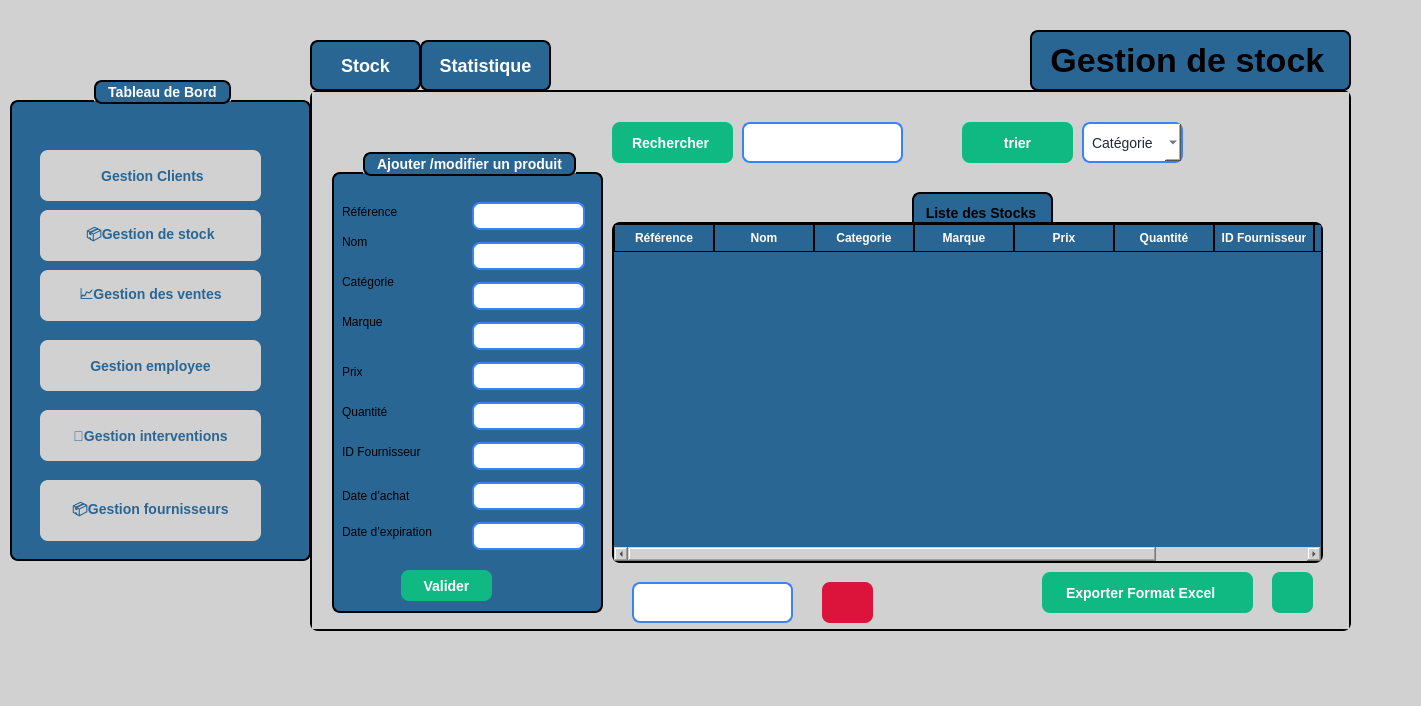
<?xml version="1.0" encoding="UTF-8"?>
<ui version="4.0">
 <class>MainWindow</class>
 <widget class="QMainWindow" name="MainWindow">
  <property name="geometry">
   <rect>
    <x>0</x>
    <y>0</y>
    <width>1421</width>
    <height>706</height>
   </rect>
  </property>
  <property name="windowTitle">
   <string>MainWindow</string>
  </property>
  <property name="styleSheet">
   <string notr="true">background-color: rgb(209, 209, 209);</string>
  </property>
  <widget class="QWidget" name="centralwidget">
   <widget class="QStackedWidget" name="stackedWidget">
    <property name="geometry">
     <rect>
      <x>310</x>
      <y>90</y>
      <width>1041</width>
      <height>541</height>
     </rect>
    </property>
    <property name="styleSheet">
     <string notr="true">/* ---- Style du QStackedWidget ---- */
QStackedWidget {
    background-color: rgb(209, 209, 209); /* couleur gris clair */
    border: 2px solid black;
    border-radius: 8px;
}

/* ---- Style des deux pages ---- */
QWidget#page_1 {
    background-color: rgb(209, 209, 209); /* même gris clair */
    color: black;
    font-size: 18px;
}

QWidget#page_2 {
    background-color: rgb(209, 209, 209); /* même gris clair */
    color: black;
    font-size: 18px;
}

/* ---- Style des boutons ---- */
QPushButton {
    border: 2px solid black;
    border-radius: 8px;
    font-weight: bold;
    font-size: 18px;
    background-color: rgb(41, 102, 148); /* bleu normal */
    color: white;
    padding: 8px 16px;
}

/* Quand la souris passe dessus */
QPushButton:hover {
    background-color: rgb(61, 122, 168); /* bleu plus clair */
}

/* Quand on clique dessus */
QPushButton:pressed {
    background-color: rgb(81, 142, 188); /* encore plus clair */
}

/* Bouton actif (ex. page 1 active) */
QPushButton[active=&quot;true&quot;] {
    background-color: #10b981; /* vert */
    color: white;
}</string>
    </property>
    <property name="currentIndex">
     <number>0</number>
    </property>
    <widget class="QWidget" name="page">
     <widget class="QComboBox" name="comboBox">
      <property name="geometry">
       <rect>
        <x>770</x>
        <y>30</y>
        <width>101</width>
        <height>41</height>
       </rect>
      </property>
      <property name="styleSheet">
       <string notr="true">QComboBox {
    background-color: rgb(255, 255, 255);   /* white background */
    color: #1f2937;                         /* selected text color */
    border: 2px solid #3b82f6;              /* blue border */
    border-radius: 8px;
    font-size: 14px;
    padding: 4px 8px;
}

/* Dropdown list styling */
QComboBox QAbstractItemView {
    background-color: rgb(255, 255, 255);
    color: #1f2937;
    selection-background-color: #3b82f6;
    selection-color: white;
}

/* Make the arrow black */
QComboBox::down-arrow {
    width: 12px;
    height: 12px;
    image: none; 
                      /* remove default image */
	background-color: rgb(0, 170, 255);
    border-left: 6px solid transparent;
    border-right: 6px solid transparent;
    border-top: 6px solid black;       /* black arrow */
}</string>
      </property>
      <item>
       <property name="text">
        <string>Catégorie</string>
       </property>
      </item>
      <item>
       <property name="text">
        <string>prix</string>
       </property>
      </item>
      <item>
       <property name="text">
        <string>date d'achat</string>
       </property>
      </item>
     </widget>
     <widget class="QPushButton" name="pushButton_5">
      <property name="geometry">
       <rect>
        <x>650</x>
        <y>30</y>
        <width>111</width>
        <height>41</height>
       </rect>
      </property>
      <property name="styleSheet">
       <string notr="true">QPushButton {
    background-color: #10b981;   /* normal state */
    color: white;
    border: none;
    border-radius: 8px;
    padding: 8px 20px;
    font-size: 14px;
    font-weight: bold;
}

QPushButton:hover {
    background-color: #059669;   /* darker on hover */
}</string>
      </property>
      <property name="text">
       <string>trier</string>
      </property>
     </widget>
     <widget class="QLineEdit" name="lineEdit_recherche">
      <property name="geometry">
       <rect>
        <x>430</x>
        <y>30</y>
        <width>161</width>
        <height>41</height>
       </rect>
      </property>
      <property name="styleSheet">
       <string notr="true">QLineEdit {
    /* dark background */
	background-color: rgb(255, 255, 255);
    color: #1f2937;              /* typed text color */
    border: 2px solid #3b82f6;   /* blue border */
    border-radius: 8px;

    font-size: 14px;
}

QLineEdit::placeholder {
    color: white;                /* placeholder text color */
}</string>
      </property>
     </widget>
     <widget class="QPushButton" name="pushButton_2">
      <property name="geometry">
       <rect>
        <x>300</x>
        <y>30</y>
        <width>121</width>
        <height>41</height>
       </rect>
      </property>
      <property name="styleSheet">
       <string notr="true">QPushButton {
    background-color: #10b981;   /* normal state */
    color: white;
    border: none;
    border-radius: 8px;
    padding: 8px 20px;
    font-size: 14px;
    font-weight: bold;
}

QPushButton:hover {
    background-color: #059669;   /* darker on hover */
}</string>
      </property>
      <property name="text">
       <string>Rechercher </string>
      </property>
     </widget>
     <widget class="QTableWidget" name="tableWidget">
      <property name="geometry">
       <rect>
        <x>300</x>
        <y>130</y>
        <width>711</width>
        <height>341</height>
       </rect>
      </property>
      <property name="styleSheet">
       <string notr="true">QTableWidget {
    background-color: rgb(41, 102, 148);   /* blue background */
    border: 2px solid black;
    border-radius: 8px;
    font-weight: bold;
    font-size: 14px;
    gridline-color: black;                 /* cell grid lines */
    color: white;                          
    selection-background-color: #10b981;
    selection-color: white;
    outline: 0;
}

QTableWidget::item {
    border: 1px solid black;               /* give each cell a border */
    padding: 4px;
}

QHeaderView::section {
    background-color: rgb(41, 102, 148);
    color: white;
    border: 1px solid black;              /* column header border */
    padding: 4px;
    font-weight: bold;
}
Elyes
combo box
Elyes
QComboBox {
    background-color: rgb(255, 255, 255);   /* white background */
    color: #1f2937;                         /* selected text color */
    border: 2px solid #3b82f6;              /* blue border */
    border-radius: 8px;
    font-size: 14px;
    padding: 4px 8px;
}

/* Dropdown list styling */
QComboBox QAbstractItemView {
    background-color: rgb(255, 255, 255);
    color: #1f2937;
    selection-background-color: #3b82f6;
    selection-color: white;
}

/* Make the arrow black */
QComboBox::down-arrow {
    width: 12px;
    height: 12px;
    image: none; 
                      /* remove default image */
	background-color: rgb(0, 170, 255);
    border-left: 6px solid transparent;
    border-right: 6px solid transparent;
    border-top: 6px solid black;       /* black arrow */
}</string>
      </property>
      <column>
       <property name="text">
        <string>Référence</string>
       </property>
      </column>
      <column>
       <property name="text">
        <string>Nom</string>
       </property>
      </column>
      <column>
       <property name="text">
        <string>Categorie</string>
       </property>
      </column>
      <column>
       <property name="text">
        <string>Marque</string>
       </property>
      </column>
      <column>
       <property name="text">
        <string>Prix</string>
       </property>
      </column>
      <column>
       <property name="text">
        <string>Quantité</string>
       </property>
      </column>
      <column>
       <property name="text">
        <string>ID Fournisseur</string>
       </property>
      </column>
      <column>
       <property name="text">
        <string>New Column</string>
       </property>
      </column>
      <column>
       <property name="text">
        <string>Date d'éxpiration </string>
       </property>
      </column>
     </widget>
     <widget class="QLineEdit" name="lineEdit_supprimer">
      <property name="geometry">
       <rect>
        <x>320</x>
        <y>490</y>
        <width>161</width>
        <height>41</height>
       </rect>
      </property>
      <property name="styleSheet">
       <string notr="true">QLineEdit {
    /* dark background */
	background-color: rgb(255, 255, 255);
    color: #1f2937;              /* typed text color */
    border: 2px solid #3b82f6;   /* blue border */
    border-radius: 8px;

    font-size: 14px;
}

QLineEdit::placeholder {
    color: white;                /* placeholder text color */
}</string>
      </property>
     </widget>
     <widget class="QGroupBox" name="groupBox_2">
      <property name="geometry">
       <rect>
        <x>20</x>
        <y>60</y>
        <width>271</width>
        <height>461</height>
       </rect>
      </property>
      <property name="styleSheet">
       <string notr="true">QGroupBox {
    background-color: rgb(41, 102, 148);   /* blue background */
    border: 2px solid black;               /* black border, 2px wide */
    border-radius: 8px;                    /* rounded corners */
    margin-top: 20px;                      /* space for the title */
    color: white;                          /* title text color */
    font-weight: bold;
    font-size: 14px;
}

QGroupBox::title {
 border: 2px solid black;               /* black border, 2px wide */
    border-radius: 8px;     
background-color: rgb(41, 102, 148);
    subcontrol-origin: margin;
    subcontrol-position: top center;       /* title centered */
    padding: 2px 10px;
}</string>
      </property>
      <property name="title">
       <string>Ajouter /modifier un produit</string>
      </property>
      <widget class="QLabel" name="label_10">
       <property name="geometry">
        <rect>
         <x>10</x>
         <y>250</y>
         <width>91</width>
         <height>20</height>
        </rect>
       </property>
       <property name="styleSheet">
        <string notr="true">background-color: rgb(41, 102, 148);</string>
       </property>
       <property name="text">
        <string>Quantité</string>
       </property>
      </widget>
      <widget class="QLineEdit" name="lineEdit_5">
       <property name="geometry">
        <rect>
         <x>140</x>
         <y>210</y>
         <width>113</width>
         <height>28</height>
        </rect>
       </property>
       <property name="styleSheet">
        <string notr="true">QLineEdit {
    /* dark background */
	background-color: rgb(255, 255, 255);
    color: #1f2937;              /* typed text color */
    border: 2px solid #3b82f6;   /* blue border */
    border-radius: 8px;

    font-size: 14px;
}

QLineEdit::placeholder {
    color: white;                /* placeholder text color */
}</string>
       </property>
      </widget>
      <widget class="QLineEdit" name="lineEdit_6">
       <property name="geometry">
        <rect>
         <x>140</x>
         <y>290</y>
         <width>113</width>
         <height>28</height>
        </rect>
       </property>
       <property name="styleSheet">
        <string notr="true">QLineEdit {
    /* dark background */
	background-color: rgb(255, 255, 255);
    color: #1f2937;              /* typed text color */
    border: 2px solid #3b82f6;   /* blue border */
    border-radius: 8px;

    font-size: 14px;
}

QLineEdit::placeholder {
    color: white;                /* placeholder text color */
}</string>
       </property>
      </widget>
      <widget class="QLineEdit" name="lineEdit_7">
       <property name="geometry">
        <rect>
         <x>140</x>
         <y>330</y>
         <width>113</width>
         <height>28</height>
        </rect>
       </property>
       <property name="styleSheet">
        <string notr="true">QLineEdit {
    /* dark background */
	background-color: rgb(255, 255, 255);
    color: #1f2937;              /* typed text color */
    border: 2px solid #3b82f6;   /* blue border */
    border-radius: 8px;

    font-size: 14px;
}

QLineEdit::placeholder {
    color: white;                /* placeholder text color */
}</string>
       </property>
      </widget>
      <widget class="QLineEdit" name="lineEdit_8">
       <property name="geometry">
        <rect>
         <x>140</x>
         <y>370</y>
         <width>113</width>
         <height>28</height>
        </rect>
       </property>
       <property name="styleSheet">
        <string notr="true">QLineEdit {
    /* dark background */
	background-color: rgb(255, 255, 255);
    color: #1f2937;              /* typed text color */
    border: 2px solid #3b82f6;   /* blue border */
    border-radius: 8px;

    font-size: 14px;
}

QLineEdit::placeholder {
    color: white;                /* placeholder text color */
}</string>
       </property>
      </widget>
      <widget class="QLabel" name="label_8">
       <property name="geometry">
        <rect>
         <x>10</x>
         <y>330</y>
         <width>111</width>
         <height>41</height>
        </rect>
       </property>
       <property name="styleSheet">
        <string notr="true">background-color: rgb(41, 102, 148);</string>
       </property>
       <property name="text">
        <string>Date d’achat
</string>
       </property>
      </widget>
      <widget class="QLabel" name="label_6">
       <property name="geometry">
        <rect>
         <x>10</x>
         <y>210</y>
         <width>63</width>
         <height>20</height>
        </rect>
       </property>
       <property name="styleSheet">
        <string notr="true">background-color: rgb(41, 102, 148);</string>
       </property>
       <property name="text">
        <string>Prix</string>
       </property>
      </widget>
      <widget class="QLabel" name="label_7">
       <property name="geometry">
        <rect>
         <x>10</x>
         <y>290</y>
         <width>111</width>
         <height>20</height>
        </rect>
       </property>
       <property name="styleSheet">
        <string notr="true">background-color: rgb(41, 102, 148);</string>
       </property>
       <property name="text">
        <string>ID Fournisseur</string>
       </property>
      </widget>
      <widget class="QLabel" name="label_9">
       <property name="geometry">
        <rect>
         <x>10</x>
         <y>370</y>
         <width>121</width>
         <height>20</height>
        </rect>
       </property>
       <property name="styleSheet">
        <string notr="true">background-color: rgb(41, 102, 148);</string>
       </property>
       <property name="text">
        <string>Date d’expiration</string>
       </property>
      </widget>
      <widget class="QLineEdit" name="lineEdit_9">
       <property name="geometry">
        <rect>
         <x>140</x>
         <y>250</y>
         <width>113</width>
         <height>28</height>
        </rect>
       </property>
       <property name="styleSheet">
        <string notr="true">QLineEdit {
    /* dark background */
	background-color: rgb(255, 255, 255);
    color: #1f2937;              /* typed text color */
    border: 2px solid #3b82f6;   /* blue border */
    border-radius: 8px;

    font-size: 14px;
}

QLineEdit::placeholder {
    color: white;                /* placeholder text color */
}</string>
       </property>
      </widget>
      <widget class="QPushButton" name="pushButton">
       <property name="geometry">
        <rect>
         <x>69</x>
         <y>418</y>
         <width>91</width>
         <height>31</height>
        </rect>
       </property>
       <property name="styleSheet">
        <string notr="true">QPushButton {
    background-color: #10b981;   /* normal state */
    color: white;
    border: none;
    border-radius: 8px;
    padding: 8px 20px;
    font-size: 14px;
    font-weight: bold;
}

QPushButton:hover {
    background-color: #059669;   /* darker on hover */
}</string>
       </property>
       <property name="text">
        <string>Valider</string>
       </property>
      </widget>
      <widget class="QLabel" name="label_2">
       <property name="geometry">
        <rect>
         <x>10</x>
         <y>50</y>
         <width>81</width>
         <height>20</height>
        </rect>
       </property>
       <property name="styleSheet">
        <string notr="true">background-color: rgb(41, 102, 148);</string>
       </property>
       <property name="text">
        <string>Référence</string>
       </property>
      </widget>
      <widget class="QLabel" name="label_3">
       <property name="geometry">
        <rect>
         <x>10</x>
         <y>80</y>
         <width>63</width>
         <height>20</height>
        </rect>
       </property>
       <property name="styleSheet">
        <string notr="true">background-color: rgb(41, 102, 148);</string>
       </property>
       <property name="text">
        <string>Nom</string>
       </property>
      </widget>
      <widget class="QLabel" name="label_4">
       <property name="geometry">
        <rect>
         <x>10</x>
         <y>120</y>
         <width>71</width>
         <height>20</height>
        </rect>
       </property>
       <property name="styleSheet">
        <string notr="true">background-color: rgb(41, 102, 148);</string>
       </property>
       <property name="text">
        <string>Catégorie</string>
       </property>
      </widget>
      <widget class="QLabel" name="label_5">
       <property name="geometry">
        <rect>
         <x>10</x>
         <y>160</y>
         <width>63</width>
         <height>20</height>
        </rect>
       </property>
       <property name="styleSheet">
        <string notr="true">background-color: rgb(41, 102, 148);</string>
       </property>
       <property name="text">
        <string>Marque</string>
       </property>
      </widget>
      <widget class="QLineEdit" name="lineEdit">
       <property name="geometry">
        <rect>
         <x>140</x>
         <y>50</y>
         <width>113</width>
         <height>28</height>
        </rect>
       </property>
       <property name="styleSheet">
        <string notr="true">QLineEdit {
    /* dark background */
	background-color: rgb(255, 255, 255);
    color: #1f2937;              /* typed text color */
    border: 2px solid #3b82f6;   /* blue border */
    border-radius: 8px;

    font-size: 14px;
}

QLineEdit::placeholder {
    color: white;                /* placeholder text color */
}</string>
       </property>
       <property name="text">
        <string/>
       </property>
      </widget>
      <widget class="QLineEdit" name="lineEdit_2">
       <property name="geometry">
        <rect>
         <x>140</x>
         <y>90</y>
         <width>113</width>
         <height>28</height>
        </rect>
       </property>
       <property name="styleSheet">
        <string notr="true">QLineEdit {
    /* dark background */
	background-color: rgb(255, 255, 255);
    color: #1f2937;              /* typed text color */
    border: 2px solid #3b82f6;   /* blue border */
    border-radius: 8px;

    font-size: 14px;
}

QLineEdit::placeholder {
    color: white;                /* placeholder text color */
}
</string>
       </property>
      </widget>
      <widget class="QLineEdit" name="lineEdit_3">
       <property name="geometry">
        <rect>
         <x>140</x>
         <y>130</y>
         <width>113</width>
         <height>28</height>
        </rect>
       </property>
       <property name="styleSheet">
        <string notr="true">QLineEdit {
    /* dark background */
	background-color: rgb(255, 255, 255);
    color: #1f2937;              /* typed text color */
    border: 2px solid #3b82f6;   /* blue border */
    border-radius: 8px;

    font-size: 14px;
}

QLineEdit::placeholder {
    color: white;                /* placeholder text color */
}</string>
       </property>
      </widget>
      <widget class="QLineEdit" name="lineEdit_4">
       <property name="geometry">
        <rect>
         <x>140</x>
         <y>170</y>
         <width>113</width>
         <height>28</height>
        </rect>
       </property>
       <property name="styleSheet">
        <string notr="true">QLineEdit {
    /* dark background */
	background-color: rgb(255, 255, 255);
    color: #1f2937;              /* typed text color */
    border: 2px solid #3b82f6;   /* blue border */
    border-radius: 8px;

    font-size: 14px;
}

QLineEdit::placeholder {
    color: white;                /* placeholder text color */
}</string>
       </property>
      </widget>
     </widget>
     <widget class="QLabel" name="image">
      <property name="geometry">
       <rect>
        <x>900</x>
        <y>20</y>
        <width>91</width>
        <height>81</height>
       </rect>
      </property>
      <property name="text">
       <string/>
      </property>
      <property name="pixmap">
       <pixmap>images/logo.png</pixmap>
      </property>
     </widget>
     <widget class="QLabel" name="label">
      <property name="geometry">
       <rect>
        <x>600</x>
        <y>100</y>
        <width>141</width>
        <height>41</height>
       </rect>
      </property>
      <property name="styleSheet">
       <string notr="true">QLabel{
 border: 2px solid black;   /* blue border */
    border-radius: 8px;
 font-weight: bold;
    font-size: 14px;
background-color: rgb(41, 102, 148);}</string>
      </property>
      <property name="text">
       <string>  Liste des Stocks</string>
      </property>
     </widget>
     <widget class="QPushButton" name="pushButton_4">
      <property name="geometry">
       <rect>
        <x>510</x>
        <y>490</y>
        <width>51</width>
        <height>41</height>
       </rect>
      </property>
      <property name="styleSheet">
       <string notr="true">QPushButton {

	background-color: rgb(220, 20, 60);
	
    color: white;
    border: none;
    border-radius: 8px;
    padding: 8px 20px;
    font-size: 14px;
    font-weight: bold;
}

QPushButton:hover {
      /* darker on hover */
	background-color: rgb(140, 0, 0);
}</string>
      </property>
      <property name="text">
       <string/>
      </property>
      <property name="icon">
       <iconset theme="QIcon::ThemeIcon::EditDelete"/>
      </property>
     </widget>
     <widget class="QLabel" name="label_13">
      <property name="geometry">
       <rect>
        <x>730</x>
        <y>480</y>
        <width>211</width>
        <height>41</height>
       </rect>
      </property>
      <property name="styleSheet">
       <string notr="true">QLabel {
    background-color: #10b981;   /* normal state */
    color: white;
    border: none;
    border-radius: 8px;
    padding: 8px 20px;
    font-size: 14px;
    font-weight: bold;
}</string>
      </property>
      <property name="text">
       <string>Exporter Format Excel</string>
      </property>
     </widget>
     <widget class="QPushButton" name="pushButton_3">
      <property name="geometry">
       <rect>
        <x>960</x>
        <y>480</y>
        <width>41</width>
        <height>41</height>
       </rect>
      </property>
      <property name="styleSheet">
       <string notr="true">QPushButton {
    background-color: #10b981;   /* normal state */
    color: white;
    border: none;
    border-radius: 8px;
    padding: 8px 20px;
    font-size: 14px;
    font-weight: bold;
}

QPushButton:hover {
    background-color: #059669;   /* darker on hover */
}</string>
      </property>
      <property name="text">
       <string/>
      </property>
      <property name="icon">
       <iconset theme="QIcon::ThemeIcon::GoDown"/>
      </property>
     </widget>
     <zorder>label</zorder>
     <zorder>comboBox</zorder>
     <zorder>pushButton_5</zorder>
     <zorder>pushButton_2</zorder>
     <zorder>lineEdit_supprimer</zorder>
     <zorder>lineEdit_recherche</zorder>
     <zorder>groupBox_2</zorder>
     <zorder>tableWidget</zorder>
     <zorder>image</zorder>
     <zorder>pushButton_4</zorder>
     <zorder>label_13</zorder>
     <zorder>pushButton_3</zorder>
    </widget>
    <widget class="QWidget" name="page_2">
     <widget class="QGroupBox" name="groupBox">
      <property name="geometry">
       <rect>
        <x>440</x>
        <y>120</y>
        <width>251</width>
        <height>221</height>
       </rect>
      </property>
      <property name="title">
       <string>Statistique</string>
      </property>
      <widget class="QTextEdit" name="textEdit">
       <property name="geometry">
        <rect>
         <x>30</x>
         <y>60</y>
         <width>181</width>
         <height>121</height>
        </rect>
       </property>
      </widget>
     </widget>
    </widget>
   </widget>
   <widget class="QPushButton" name="btnPage2">
    <property name="geometry">
     <rect>
      <x>420</x>
      <y>40</y>
      <width>131</width>
      <height>51</height>
     </rect>
    </property>
    <property name="styleSheet">
     <string notr="true">QPushButton {
    border: 2px solid black;
    border-radius: 8px;
    font-weight: bold;
    font-size: 18px;              /* texte plus grand */
    background-color: rgb(41, 102, 148); /* bleu normal */
    color: white;
    padding: 8px 16px;
}

/* Quand la souris passe dessus */
QPushButton:hover {
    background-color: rgb(61, 122, 168); /* bleu plus clair */
}

/* Quand on clique dessus */
QPushButton:pressed {
    background-color: rgb(81, 142, 188); /* encore plus clair */
}

/* Bouton actif (par ex. quand on est sur la page 1) */
QPushButton[active=&quot;true&quot;] {
    background-color: #10b981;  /* vert quand actif */
    color: white;
}</string>
    </property>
    <property name="text">
     <string>Statistique</string>
    </property>
   </widget>
   <widget class="QGroupBox" name="groupBox_3">
    <property name="geometry">
     <rect>
      <x>10</x>
      <y>80</y>
      <width>301</width>
      <height>481</height>
     </rect>
    </property>
    <property name="styleSheet">
     <string notr="true">QGroupBox {
    background-color: rgb(41, 102, 148);   /* blue background */
    border: 2px solid black;               /* black border, 2px wide */
    border-radius: 8px;                    /* rounded corners */
    margin-top: 20px;                      /* space for the title */
    color: white;                          /* title text color */
    font-weight: bold;
    font-size: 14px;
}

QGroupBox::title {
 border: 2px solid black;               /* black border, 2px wide */
    border-radius: 8px;     
background-color: rgb(41, 102, 148);
    subcontrol-origin: margin;
    subcontrol-position: top center;       /* title centered */
    padding: 2px 10px;
}</string>
    </property>
    <property name="title">
     <string>Tableau de Bord</string>
    </property>
    <widget class="QPushButton" name="pushButton_8">
     <property name="geometry">
      <rect>
       <x>30</x>
       <y>70</y>
       <width>221</width>
       <height>51</height>
      </rect>
     </property>
     <property name="styleSheet">
      <string notr="true">QPushButton {
      background-color: rgb(209, 209, 209);
    /* normal state */
    color: rgb(41, 102, 148);
    border: none;
    border-radius: 8px;
    padding: 8px 20px;
    font-size: 14px;
    font-weight: bold;
}

QPushButton:hover {
      /* darker on hover */
	background-color: rgb(97, 97, 97);
	color: rgb(255, 255, 255);
}</string>
     </property>
     <property name="text">
      <string> Gestion Clients</string>
     </property>
    </widget>
    <widget class="QPushButton" name="pushButton_9">
     <property name="geometry">
      <rect>
       <x>30</x>
       <y>260</y>
       <width>221</width>
       <height>51</height>
      </rect>
     </property>
     <property name="styleSheet">
      <string notr="true">QPushButton {
      background-color: rgb(209, 209, 209);
    /* normal state */
    color: rgb(41, 102, 148);
    border: none;
    border-radius: 8px;
    padding: 8px 20px;
    font-size: 14px;
    font-weight: bold;
}

QPushButton:hover {
      /* darker on hover */
	background-color: rgb(97, 97, 97);
	color: rgb(255, 255, 255);
}</string>
     </property>
     <property name="text">
      <string>‍Gestion employee</string>
     </property>
    </widget>
    <widget class="QPushButton" name="pushButton_10">
     <property name="geometry">
      <rect>
       <x>30</x>
       <y>330</y>
       <width>221</width>
       <height>51</height>
      </rect>
     </property>
     <property name="styleSheet">
      <string notr="true">QPushButton {
      background-color: rgb(209, 209, 209);
    /* normal state */
    color: rgb(41, 102, 148);
    border: none;
    border-radius: 8px;
    padding: 8px 20px;
    font-size: 14px;
    font-weight: bold;
}

QPushButton:hover {
      /* darker on hover */
	background-color: rgb(97, 97, 97);
	color: rgb(255, 255, 255);
}</string>
     </property>
     <property name="text">
      <string>🔧Gestion interventions</string>
     </property>
    </widget>
    <widget class="QPushButton" name="pushButton_11">
     <property name="geometry">
      <rect>
       <x>30</x>
       <y>190</y>
       <width>221</width>
       <height>51</height>
      </rect>
     </property>
     <property name="styleSheet">
      <string notr="true">QPushButton {
      background-color: rgb(209, 209, 209);
    /* normal state */
    color: rgb(41, 102, 148);
    border: none;
    border-radius: 8px;
    padding: 8px 20px;
    font-size: 14px;
    font-weight: bold;
}

QPushButton:hover {
      /* darker on hover */
	background-color: rgb(97, 97, 97);
	color: rgb(255, 255, 255);
}</string>
     </property>
     <property name="text">
      <string>📈Gestion des ventes</string>
     </property>
    </widget>
    <widget class="QPushButton" name="pushButton_12">
     <property name="geometry">
      <rect>
       <x>30</x>
       <y>130</y>
       <width>221</width>
       <height>51</height>
      </rect>
     </property>
     <property name="styleSheet">
      <string notr="true">QPushButton {
      background-color: rgb(209, 209, 209);
    /* normal state */
    color: rgb(41, 102, 148);
    border: none;
    border-radius: 8px;
    padding: 8px 20px;
    font-size: 14px;
    font-weight: bold;
}

QPushButton:hover {
      /* darker on hover */
	background-color: rgb(97, 97, 97);
	color: rgb(255, 255, 255);
}</string>
     </property>
     <property name="text">
      <string>📦Gestion de stock</string>
     </property>
    </widget>
    <widget class="QPushButton" name="pushButton_13">
     <property name="geometry">
      <rect>
       <x>30</x>
       <y>400</y>
       <width>221</width>
       <height>61</height>
      </rect>
     </property>
     <property name="styleSheet">
      <string notr="true">QPushButton {
      background-color: rgb(209, 209, 209);
    /* normal state */
    color: rgb(41, 102, 148);
    border: none;
    border-radius: 8px;
    padding: 8px 20px;
    font-size: 14px;
    font-weight: bold;
}

QPushButton:hover {
      /* darker on hover */
	background-color: rgb(97, 97, 97);
	color: rgb(255, 255, 255);
}</string>
     </property>
     <property name="text">
      <string>📦Gestion fournisseurs</string>
     </property>
    </widget>
   </widget>
   <widget class="QPushButton" name="btnPage1">
    <property name="geometry">
     <rect>
      <x>310</x>
      <y>40</y>
      <width>111</width>
      <height>51</height>
     </rect>
    </property>
    <property name="styleSheet">
     <string notr="true">QPushButton {
    border: 2px solid black;
    border-radius: 8px;
    font-weight: bold;
    font-size: 18px;              /* texte plus grand */
    background-color: rgb(41, 102, 148); /* bleu normal */
    color: white;
    padding: 8px 16px;
}

/* Quand la souris passe dessus */
QPushButton:hover {
    background-color: rgb(61, 122, 168); /* bleu plus clair */
}

/* Quand on clique dessus */
QPushButton:pressed {
    background-color: rgb(81, 142, 188); /* encore plus clair */
}

/* Bouton actif (par ex. quand on est sur la page 1) */
QPushButton[active=&quot;true&quot;] {
    background-color: #10b981;  /* vert quand actif */
    color: white;
}</string>
    </property>
    <property name="text">
     <string>Stock</string>
    </property>
   </widget>
   <widget class="QLabel" name="label_11">
    <property name="geometry">
     <rect>
      <x>1030</x>
      <y>30</y>
      <width>321</width>
      <height>61</height>
     </rect>
    </property>
    <property name="styleSheet">
     <string notr="true">QLabel{
 border: 2px solid black;   /* blue border */
    border-radius: 8px;
 font-weight: bold;
    font-size: 34px;
background-color: rgb(41, 102, 148);}</string>
    </property>
    <property name="text">
     <string> Gestion de stock</string>
    </property>
   </widget>
   <zorder>btnPage1</zorder>
   <zorder>btnPage2</zorder>
   <zorder>label_11</zorder>
   <zorder>stackedWidget</zorder>
   <zorder>groupBox_3</zorder>
  </widget>
  <widget class="QMenuBar" name="menubar">
   <property name="geometry">
    <rect>
     <x>0</x>
     <y>0</y>
     <width>1421</width>
     <height>25</height>
    </rect>
   </property>
  </widget>
  <widget class="QStatusBar" name="statusbar"/>
 </widget>
 <resources/>
 <connections/>
</ui>
